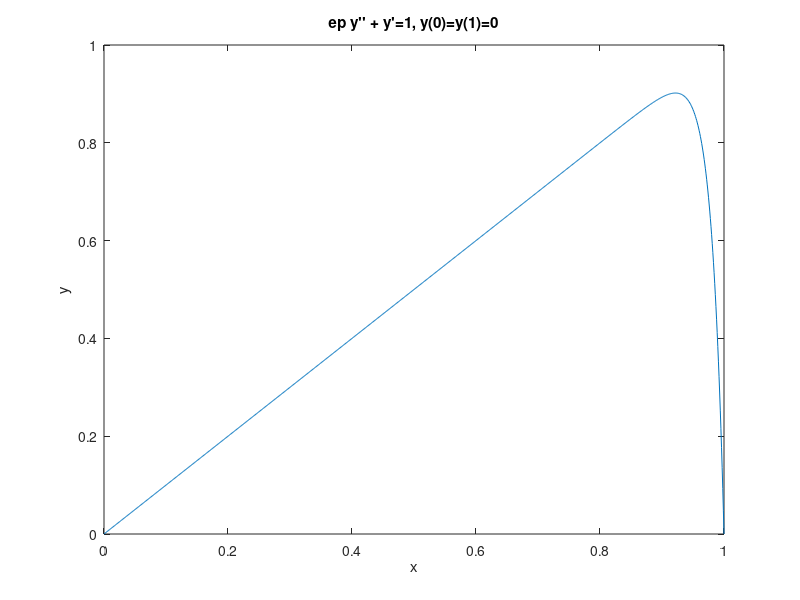

MATLAB code for this plot:
%% Solve the BVP with the finite difference method
%%   y'' = p(x) y' + q(x) y + r(x)
%%   y(0)= α, y(b)= β

%% Boundary value problem
a     = 0;
b     = 1;
alpha = 0;
beta  = 0;

ep = -1/50;

p = @(x) -1/ep + 0*x;
q = @(x) 0*x;
r = @(x) 1/ep + 0*x;

%% Parameters
N  = 1000-1;
dx = 1/(N+1);
x  = a+dx*(1:N);


%% Initialization
A = -diag(1+dx/2*p(x(2:N)),-1)  + diag(2+dx^2*q(x)) - diag(1-dx/2*p(x(1:(N-1))),1);
vecB = -dx^2*r(x');
%% boundary condition
vecB(1) = vecB(1) + (1+dx/2*p(x(1)))*alpha;
vecB(N) = vecB(N) + (1-dx/2*p(x(N)))*beta;

%%----------------------------%%
%%-----       solve        ---%%
%%----------------------------%%

Y=A\vecB;
%% boundary condition
y_sol = [alpha; Y; beta];


%%----- plot
plot([a x b],y_sol')
xlabel('x')
ylabel('y')
title('ep y'''' + y''=1, y(0)=y(1)=0')
